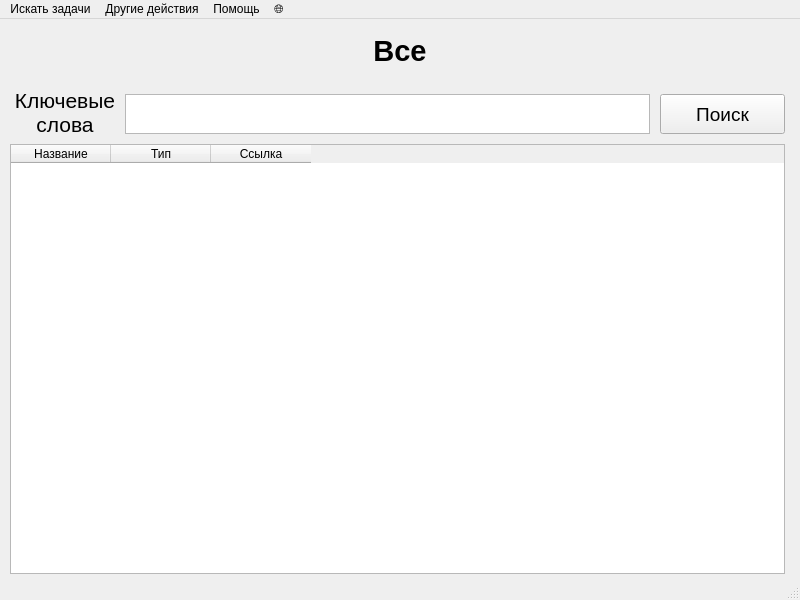
<?xml version="1.0" encoding="UTF-8"?>
<ui version="4.0">
 <class>LyceumSearch</class>
 <widget class="QMainWindow" name="LyceumSearch">
  <property name="geometry">
   <rect>
    <x>0</x>
    <y>0</y>
    <width>800</width>
    <height>600</height>
   </rect>
  </property>
  <property name="windowTitle">
   <string>LyceumSearch</string>
  </property>
  <widget class="QWidget" name="centralwidget">
   <widget class="QPushButton" name="btnSearch">
    <property name="geometry">
     <rect>
      <x>660</x>
      <y>75</y>
      <width>125</width>
      <height>40</height>
     </rect>
    </property>
    <property name="font">
     <font>
      <pointsize>14</pointsize>
     </font>
    </property>
    <property name="text">
     <string>Поиск</string>
    </property>
   </widget>
   <widget class="QLabel" name="lbKeywords">
    <property name="geometry">
     <rect>
      <x>10</x>
      <y>53</y>
      <width>110</width>
      <height>80</height>
     </rect>
    </property>
    <property name="font">
     <font>
      <pointsize>16</pointsize>
     </font>
    </property>
    <property name="text">
     <string>Ключевые
слова</string>
    </property>
    <property name="alignment">
     <set>Qt::AlignCenter</set>
    </property>
   </widget>
   <widget class="QPlainTextEdit" name="plainTextSearchField">
    <property name="geometry">
     <rect>
      <x>125</x>
      <y>75</y>
      <width>525</width>
      <height>40</height>
     </rect>
    </property>
    <property name="font">
     <font>
      <pointsize>16</pointsize>
     </font>
    </property>
    <property name="plainText">
     <string/>
    </property>
   </widget>
   <widget class="QLabel" name="lblSection">
    <property name="geometry">
     <rect>
      <x>50</x>
      <y>7</y>
      <width>700</width>
      <height>50</height>
     </rect>
    </property>
    <property name="font">
     <font>
      <pointsize>22</pointsize>
      <weight>75</weight>
      <bold>true</bold>
      <kerning>true</kerning>
     </font>
    </property>
    <property name="text">
     <string>Все</string>
    </property>
    <property name="alignment">
     <set>Qt::AlignCenter</set>
    </property>
   </widget>
   <widget class="QTableWidget" name="tableWidgetResults">
    <property name="geometry">
     <rect>
      <x>10</x>
      <y>125</y>
      <width>775</width>
      <height>430</height>
     </rect>
    </property>
    <property name="columnCount">
     <number>3</number>
    </property>
    <column>
     <property name="text">
      <string>Название</string>
     </property>
    </column>
    <column>
     <property name="text">
      <string>Тип</string>
     </property>
    </column>
    <column>
     <property name="text">
      <string>Ссылка</string>
     </property>
    </column>
   </widget>
  </widget>
  <widget class="QStatusBar" name="statusbar"/>
  <widget class="QMenuBar" name="menubar">
   <property name="geometry">
    <rect>
     <x>0</x>
     <y>0</y>
     <width>800</width>
     <height>22</height>
    </rect>
   </property>
   <widget class="QMenu" name="menuSearchProblems">
    <property name="title">
     <string>Искать задачи</string>
    </property>
    <widget class="QMenu" name="menuFirstYear">
     <property name="title">
      <string>Первый год</string>
     </property>
     <addaction name="actionProblems_FY"/>
     <addaction name="actionStudentsBook_FY"/>
     <addaction name="separator"/>
     <addaction name="actionLessons_FY"/>
     <addaction name="actionIndependentWorks_FY"/>
     <addaction name="actionTests_FY"/>
     <addaction name="separator"/>
     <addaction name="actionAll_FY"/>
    </widget>
    <widget class="QMenu" name="menuSecondYear">
     <property name="title">
      <string>Второй год</string>
     </property>
     <addaction name="actionProblems_SY"/>
     <addaction name="actionStudentsBook_SY"/>
     <addaction name="actionLessons_SY"/>
     <addaction name="separator"/>
     <addaction name="actionAll_SY"/>
    </widget>
    <widget class="QMenu" name="menuAll">
     <property name="title">
      <string>Все</string>
     </property>
     <addaction name="actionProblems_All"/>
     <addaction name="actionStudentsBook_All"/>
     <addaction name="separator"/>
     <addaction name="actionLessons_All"/>
     <addaction name="actionIndependentWorks_All"/>
     <addaction name="actionTests_All"/>
     <addaction name="separator"/>
     <addaction name="actionAll_All"/>
    </widget>
    <addaction name="menuAll"/>
    <addaction name="separator"/>
    <addaction name="menuFirstYear"/>
    <addaction name="menuSecondYear"/>
   </widget>
   <widget class="QMenu" name="menuLanguage">
    <property name="title">
     <string>🌐</string>
    </property>
    <addaction name="actionRussian"/>
    <addaction name="actionEnglish"/>
   </widget>
   <widget class="QMenu" name="menuHelp">
    <property name="title">
     <string>Помощь</string>
    </property>
    <addaction name="actionOpenTutorial"/>
   </widget>
   <widget class="QMenu" name="menuOtherActions">
    <property name="title">
     <string>Другие действия</string>
    </property>
    <addaction name="actionOpenFullDB"/>
    <addaction name="actionOpenDBUpdater"/>
    <addaction name="actionResetAll"/>
   </widget>
   <addaction name="menuSearchProblems"/>
   <addaction name="menuOtherActions"/>
   <addaction name="menuHelp"/>
   <addaction name="menuLanguage"/>
  </widget>
  <action name="actionOpen">
   <property name="text">
    <string>Open</string>
   </property>
  </action>
  <action name="actionOpen_Fike">
   <property name="text">
    <string>Открыть программу</string>
   </property>
  </action>
  <action name="actionLoad_tests">
   <property name="text">
    <string>Загрузить тест(ы)</string>
   </property>
  </action>
  <action name="actionIndependentWorks_FY">
   <property name="text">
    <string>Самостоятельные</string>
   </property>
  </action>
  <action name="actionTests_FY">
   <property name="text">
    <string>Контрольные</string>
   </property>
  </action>
  <action name="actionLessons_FY">
   <property name="text">
    <string>Уроки</string>
   </property>
  </action>
  <action name="actionProblems_FY">
   <property name="text">
    <string>Задачи</string>
   </property>
  </action>
  <action name="actionStudentsBook_FY">
   <property name="text">
    <string>Учебник</string>
   </property>
  </action>
  <action name="actionLessons_SY">
   <property name="text">
    <string>Уроки</string>
   </property>
  </action>
  <action name="actionIndependentWorks_SY">
   <property name="text">
    <string>Самостоятельные</string>
   </property>
  </action>
  <action name="actionTests_SY">
   <property name="text">
    <string>Контрольные</string>
   </property>
  </action>
  <action name="actionProblems_SY">
   <property name="text">
    <string>Задачи</string>
   </property>
  </action>
  <action name="actionStudentsBook_SY">
   <property name="text">
    <string>Учебник</string>
   </property>
  </action>
  <action name="actionLessons_All">
   <property name="text">
    <string>Уроки</string>
   </property>
  </action>
  <action name="actionIndependentWorks_All">
   <property name="text">
    <string>Самостоятельные</string>
   </property>
  </action>
  <action name="actionTests_All">
   <property name="text">
    <string>Контрольные</string>
   </property>
  </action>
  <action name="actionStudentsBook_All">
   <property name="text">
    <string>Учебник</string>
   </property>
  </action>
  <action name="actionProblems_All">
   <property name="text">
    <string>Задачи</string>
   </property>
  </action>
  <action name="actionRussian">
   <property name="text">
    <string>Русский</string>
   </property>
  </action>
  <action name="actionEnglish">
   <property name="text">
    <string>English</string>
   </property>
  </action>
  <action name="actionMeme">
   <property name="text">
    <string>Meme</string>
   </property>
  </action>
  <action name="actionOpenTutorial">
   <property name="text">
    <string>Открыть обучение</string>
   </property>
  </action>
  <action name="actionResetAll">
   <property name="text">
    <string>Сбросить все</string>
   </property>
  </action>
  <action name="actionOpenDBUpdater">
   <property name="text">
    <string>Изменить БД</string>
   </property>
  </action>
  <action name="actionAll_All">
   <property name="text">
    <string>Все</string>
   </property>
  </action>
  <action name="actionAll_FY">
   <property name="text">
    <string>Все</string>
   </property>
  </action>
  <action name="actionAll_SY">
   <property name="text">
    <string>Все</string>
   </property>
  </action>
  <action name="actionOpenFullDB">
   <property name="text">
    <string>Полная БД</string>
   </property>
  </action>
 </widget>
 <resources/>
 <connections/>
</ui>
